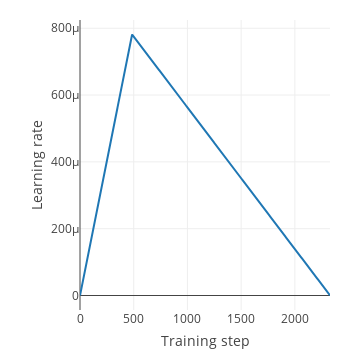

The notebook cell this image was saved under:
### Code cell
lr_func = fw.train.triangular_lr(LEARNING_RATE/BATCH_SIZE, total_steps, warmup_steps=WARMUP*steps_per_epoch)
fw.plt.plot_lr_func(lr_func, total_steps)

### Figure 1 — Plotly figure (JSON) as saved in the notebook; plotly's stock layout.template omitted (floating-point values rounded to 4 significant figures; data arrays with more than 128 entries replaced by an {"elided": "..."} marker saying what was removed)
{"data": [{"y": {"elided": "2328 float values"}, "type": "scatter", "uid": "d2b1006f-1269-4c9d-8d49-39193d797f1c"}], "layout": {"autosize": false, "yaxis": {"title": {"text": "Learning rate"}}, "height": 350, "width": 350, "xaxis": {"title": {"text": "Training step"}}, "margin": {"r": 20, "b": 40, "l": 80, "t": 20}}}
